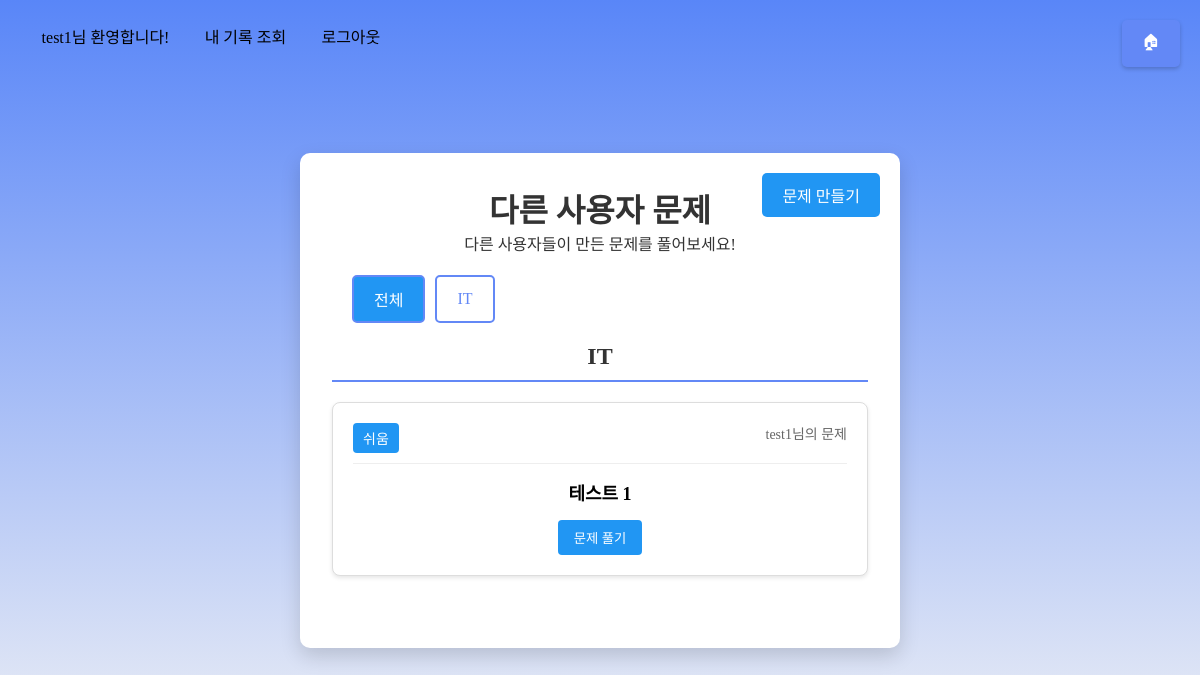
Before: /accounts/user_quizzes/ (signed in) with the older database file.
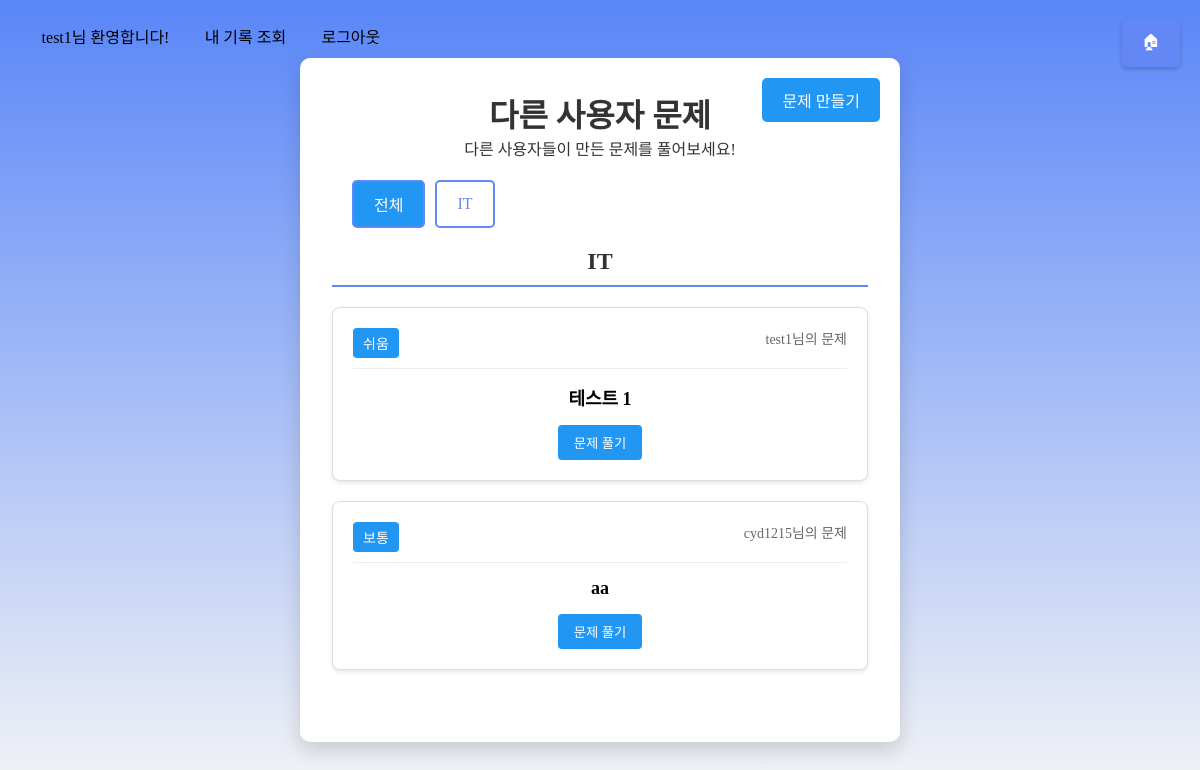
After: the same page with the newer database file.
### quiz/models.py (models this page shows, shortened)
class UserQuiz(models.Model):
    DIFFICULTY_CHOICES = [
        ('easy', '쉬움'),
        ('medium', '보통'),
        ('hard', '어려움'),
    ]
    CATEGORY_CHOICES = [
        ('it', 'IT'),
        ('sports', '스포츠'),
        ('literature', '문학'),
        ('art', '예술'),
        ('economy', '경제'),
        ('proverb', '속담/사자성어'),
        ('history', '역사'),
        ('commonSense', '상식'),
    ]
    creator = models.ForeignKey(User, on_delete=models.CASCADE, related_name='created_quizzes')
    category = models.CharField(max_length=20, choices=CATEGORY_CHOICES)
    difficulty = models.CharField(max_length=10, choices=DIFFICULTY_CHOICES)
    question = models.TextField()
    created_at = models.DateTimeField(auto_now_add=True)

### quiz/views.py (the view)
# urls.py: path('user_quizzes/', quiz_views.user_quizzes, name='user_quizzes'),
@login_required
def user_quizzes(request):
    quizzes = UserQuiz.objects.all().order_by('-created_at')
    quizzes_by_category = {}
    difficulty_order = {'easy': 0, 'medium': 1, 'hard': 2}  # 난이도 정렬 순서 정의
    for quiz in quizzes:
        category_display = quiz.get_category_display()
        if category_display not in quizzes_by_category:
            quizzes_by_category[category_display] = []
        quizzes_by_category[category_display].append(quiz)
    for category in quizzes_by_category:
        quizzes_by_category[category].sort(key=lambda x: difficulty_order[x.difficulty])
    return render(request, 'accounts/user_quizzes.html', {'quizzes_by_category': quizzes_by_category})

### accounts/templates/accounts/user_quizzes.html (shortened to what this page needs)
{% load static %}
<!DOCTYPE html>
<html lang="ko">
  <head>
    <link rel="stylesheet" href="{% static 'css/styles.css' %}" />
  </head>
  <body>
    <a href="http://localhost:8000" class="main-menu-btn">🏠︎</a>
    <header>
      <div class="loginDivPa">
        {% if request.user.is_authenticated %}
        <div class="loginDivCh welcomeMsg">
          {{ request.user.username }}님 환영합니다!
        </div>
        <a class="loginDivCh" href="{% url 'my_results' %}">내 기록 조회</a>
        <div class="loginDivCh logout">
          <a href="{% url 'logout' %}">로그아웃</a>
        </div>
        {% endif %}
      </div>
    </header>
    <main>
      <div class="container" id="quizListContainer">
        <button class="create-btn" onclick="showCreateQuiz()">
          문제 만들기
        </button>
        <div class="title">
          <h1>다른 사용자 문제</h1>
          <p>다른 사용자들이 만든 문제를 풀어보세요!</p>
        </div>
        <div class="category-buttons">
          <button class="category-filter-btn active" data-category="all">
            전체
          </button>
          {% for category in quizzes_by_category.keys %}
          <button class="category-filter-btn" data-category="{{ category }}">
            {{ category }}
          </button>
          {% endfor %}
        </div>
        <div class="quiz-list">
          {% for category, quizzes in quizzes_by_category.items %}
          <div class="category-section active" data-category="{{ category }}">
            <h2 class="category-title">{{ category }}</h2>
            {% for quiz in quizzes %}
            <div class="quiz-item">
              <div class="quiz-header">
                <span class="quiz-difficulty"
                  >{{ quiz.get_difficulty_display }}</span
                >
                <span class="quiz-creator"
                  >{{ quiz.creator.username }}님의 문제</span
                >
              </div>
              <div class="quiz-content">
                <p class="quiz-question">{{ quiz.question }}</p>
              </div>
              <div class="quiz-footer">
                <button
                  class="solve-btn"
                  onclick="showQuizModal('{{ quiz.id }}')"
                >
                  문제 풀기
                </button>
              </div>
            </div>
            {% endfor %}
          </div>
          {% empty %}
          <div class="no-quizzes">
            <p>아직 등록된 문제가 없습니다. 첫 번째 문제를 만들어보세요!</p>
          </div>
          {% endfor %}
        </div>
      </div>
    </main>
  </body>
</html>

Changed rows visible on the page:
added UserQuiz: difficulty "보통", creator.username "cyd1215", question "aa", shown under "IT"
